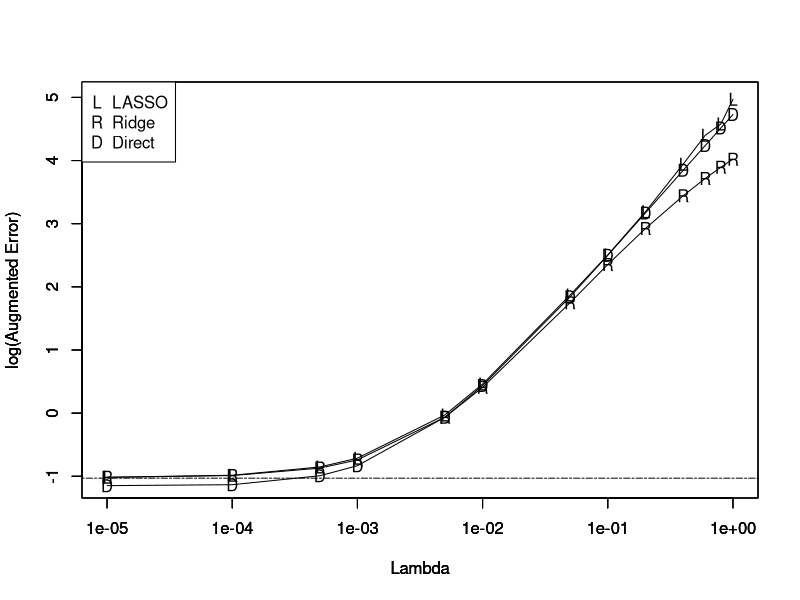
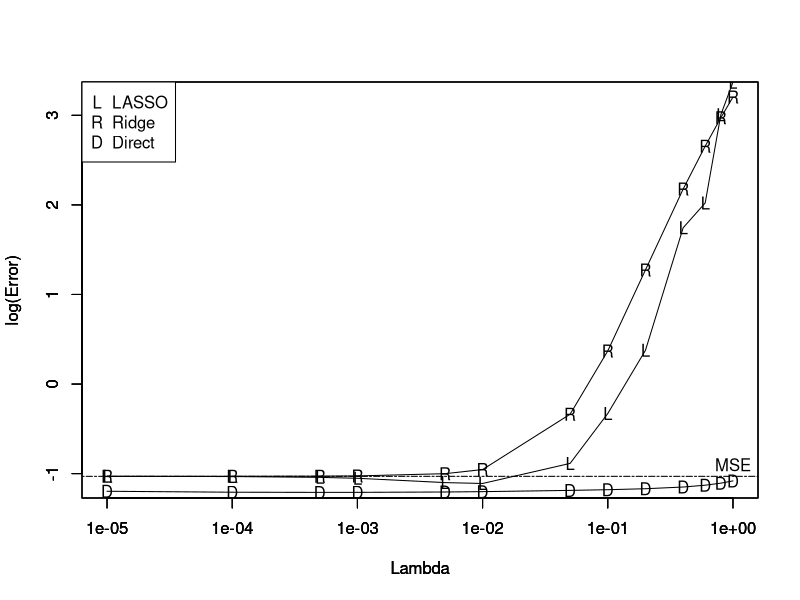

The R script that drew these images, in order:
library(MASS)

gen_data <- function(n) {
x <- sort(runif(n))
ytrue <- (cos(x) + 2) / (cos(1.4 * x) + 2)
noise <- runif(n) * 0.2
y <- ytrue + noise
return(cbind(x,y))
}

dist <- function(x1,x2) {
result <- 0
for(i in 1:length(x1)) {
result <- result + (x1[i]-x2[i])^2
}
return(sqrt(result))
}

plot_w <- function(x,y,w,y_lim=c(0.8,1.4),x_lim=c(0,1)) {
xt <- sort(runif(1000))
plot(xt,colSums(mapply(function(x)eqn(x,w),xt)),pch='.',xlab='x',ylab='y',ylim=y_lim,xlim=x_lim)
lines(xt,colSums(mapply(function(x)eqn(x,w),xt)))
par(new=TRUE)
plot(x,y,ylim=y_lim,xlim=x_lim)
}

eqn <- function(x, w) {
result <- c()
for (i in 1:length(w)) {
result <- c(result, w[i] * x^(i-1))
}
return(result)
}

eqn_ <- function(x, w) {
result <- c()
for (i in 1:length(w)) {
result <- c(result, x^(i-1))
}
return(result)
}

optimize <- function(x,y,func,lmbda,eta,its,w=rep(0,11),viz=TRUE) {
for (i in 1:its) {
w_ <- func(x,y,w,lmbda)
w1 <- w - eta * w_
d <- dist(w,w1)
w <- w1

if (viz) plot_w(x,y,w)
}
return(w)
}

derv <- function(w) function(x,y) -2 * eqn_(x,w) * (y - sum(eqn(x,w)))
dEin <- function(x,y,w,lmbda) rowSums(mapply(derv(w),x,y))/length(x)
lasso <- function(x,y,w,lmbda) rowSums(mapply(derv(w),x,y))/length(x) + lmbda*sign(w)
ridge <- function(x,y,w,lmbda) rowSums(mapply(derv(w),x,y))/length(x) + 2*lmbda*abs(w)
direct <- function(xs,ys,lmbda) ginv(xs %*% t(xs) + lmbda * diag(dim(xs)[1])) %*% xs %*% ys

data <- gen_data(100)
x_train <- data[,1]
y_train <- data[,2]

data <- gen_data(100)
x_test <- data[,1]
y_test <- data[,2]

eta <- 0.1
iterations <- 100

w <- rep(0,11)
w <- optimize(x_train,y_train,dEin,0,eta,w=w,iterations,viz=FALSE)
Ein_err <- sum((w %*% apply(matrix(x_test,ncol=1), 1, function(x) eqn_(x,w)) - y_test)^2)

lasso_augerr <- c()
lasso_err <- c()
ridge_augerr <- c()
ridge_err <- c()
direct_augerr <- c()
direct_err <- c()
data_points <- c(0.00001, 0.0001,0.0005,0.001,0.005,0.01,0.05,0.1,0.2,0.4,0.6,0.8,1)
if (TRUE) for(lmbda in data_points){
if(TRUE){
w <- rep(0,11)
w <- optimize(x_train,y_train,lasso,lmbda,eta,w=w,iterations,viz=FALSE)
mse <- sum((w %*% apply(matrix(x_test,ncol=1), 1, function(x) eqn_(x,w)) - y_test)^2)
cat(paste(lmbda,paste(w,collapse=" "),mse,"\n"))
lasso_augerr <- c(lasso_augerr, sum((w %*% apply(matrix(x_train,ncol=1), 1, function(x) eqn_(x,w)) - y_test)^2 + lmbda * sum(abs(w))))
lasso_err <- c(lasso_err, mse)
}

if(TRUE){
w <- rep(0,11)
w <- optimize(x_train,y_train,ridge,lmbda,eta,w=w,iterations,viz=FALSE)
mse <- sum((w %*% apply(matrix(x_test,ncol=1), 1, function(x) eqn_(x,w)) - y_test)^2)
cat(paste(lmbda,paste(w,collapse=" "),mse,"\n"))
ridge_augerr <- c(ridge_augerr, sum((w %*% apply(matrix(x_train,ncol=1), 1, function(x) eqn_(x,w)) - y_test)^2 + lmbda * sum(w^2)))
ridge_err <- c(ridge_err, mse)
}

if(TRUE){
xs <- apply(matrix(x_train,ncol=1),1,function(x) eqn_(x,rep(0,11)))
w <- direct(xs, y_train, lmbda)
mse <- sum((t(w) %*% apply(matrix(x_test,ncol=1), 1, function(x) eqn_(x,w)) - y_test)^2)
cat(paste(lmbda,paste(w,collapse=" "),mse,"\n"))
direct_augerr <- c(direct_augerr, sum((t(w) %*% apply(matrix(x_train,ncol=1), 1, function(x) eqn_(x,w)) - y_test)^2 + lmbda * sum(w^2)))
direct_err <- c(direct_err, mse)
}
}

outfile <- "augment_lambda"
setEPS();
postscript(paste("./", outfile, ".eps", sep=""), onefile=FALSE);
source <- lasso_augerr
plot(data_points,log(source),ylim=c(-1.1,5),pch='L',xlab="Lambda",ylab="log(Augmented Error)",log="x")
lines(data_points,log(source),ylim=c(-1.1,5),xlab="Lambda",ylab="log(Augmented Error)")
par(new=TRUE)
source <- ridge_augerr
plot(data_points,log(source),ylim=c(-1.1,5),pch='R',xlab="Lambda",ylab="log(Augmented Error)",log="x")
lines(data_points,log(source),ylim=c(-1.1,5),xlab="Lambda",ylab="log(Augmented Error)")
par(new=TRUE)
source <- direct_augerr
plot(data_points,log(source),ylim=c(-1.1,5),pch='D',xlab="Lambda",ylab="log(Augmented Error)",log="x")
lines(data_points,log(source),ylim=c(-1.1,5),xlab="Lambda",ylab="log(Augmented Error)")
abline(h=log(Ein_err),lty=6)
legend("topleft", c("LASSO","Ridge","Direct"), pch=c("L","R","D"), cex = 1.0);
dump <- dev.off()

outfile <- "error_lambda"
setEPS();
postscript(paste("./", outfile, ".eps", sep=""), onefile=FALSE);
source <- lasso_err
plot(data_points,log(source),ylim=c(-1.1,3.2),pch='L',xlab="Lambda",ylab="log(Error)",log="x")
lines(data_points,log(source),ylim=c(-1.1,3.2),xlab="Lambda",ylab="log(Error)")
par(new=TRUE)
source <- ridge_err
plot(data_points,log(source),ylim=c(-1.1,3.2),pch='R',xlab="Lambda",ylab="log(Error)",log="x")
lines(data_points,log(source),ylim=c(-1.1,3.2),xlab="Lambda",ylab="log(Error)")
par(new=TRUE)
source <- direct_err
plot(data_points,log(source),ylim=c(-1.1,3.2),pch='D',xlab="Lambda",ylab="log(Error)",log="x")
lines(data_points,log(source),ylim=c(-1.1,3.2),xlab="Lambda",ylab="log(Error)")
abline(h=log(Ein_err),lty=6)
legend("topleft", c("LASSO","Ridge","Direct"), pch=c("L","R","D"), cex = 1.0);
text(1,-0.9,"MSE")
dump <- dev.off()
